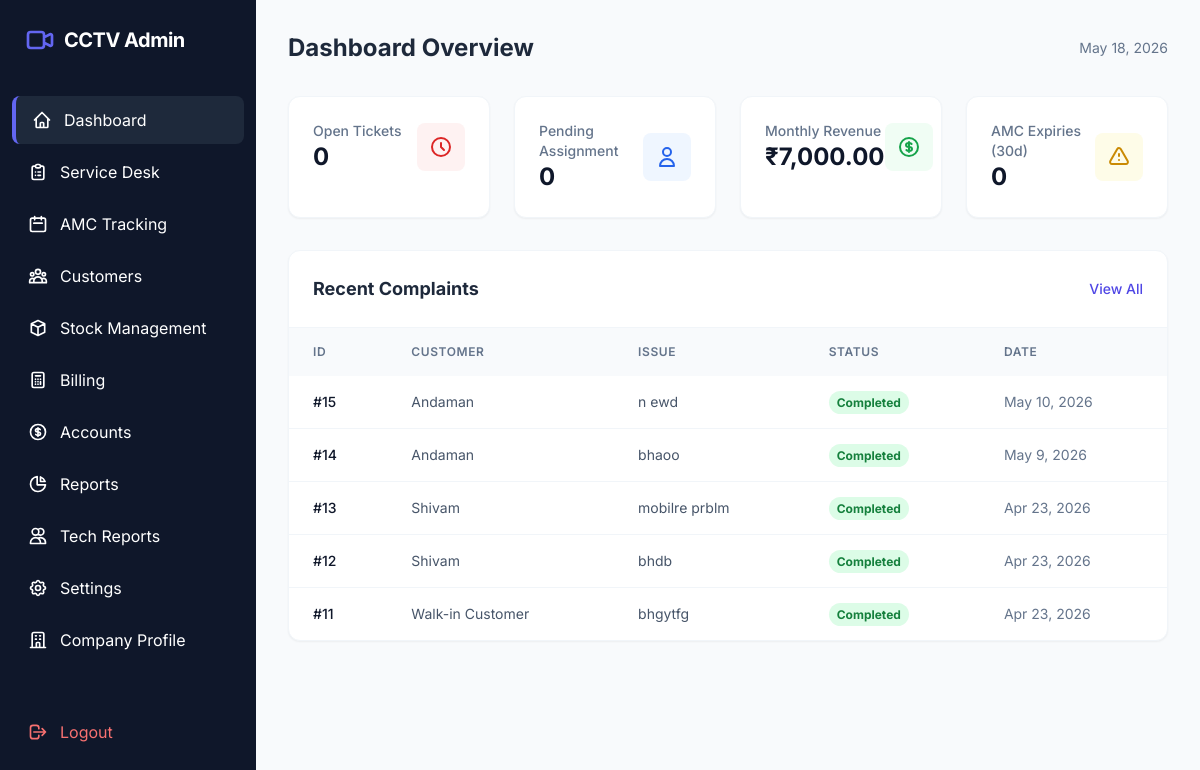
/admin/index.php (signed in), run on an earlier commit of the app's database.
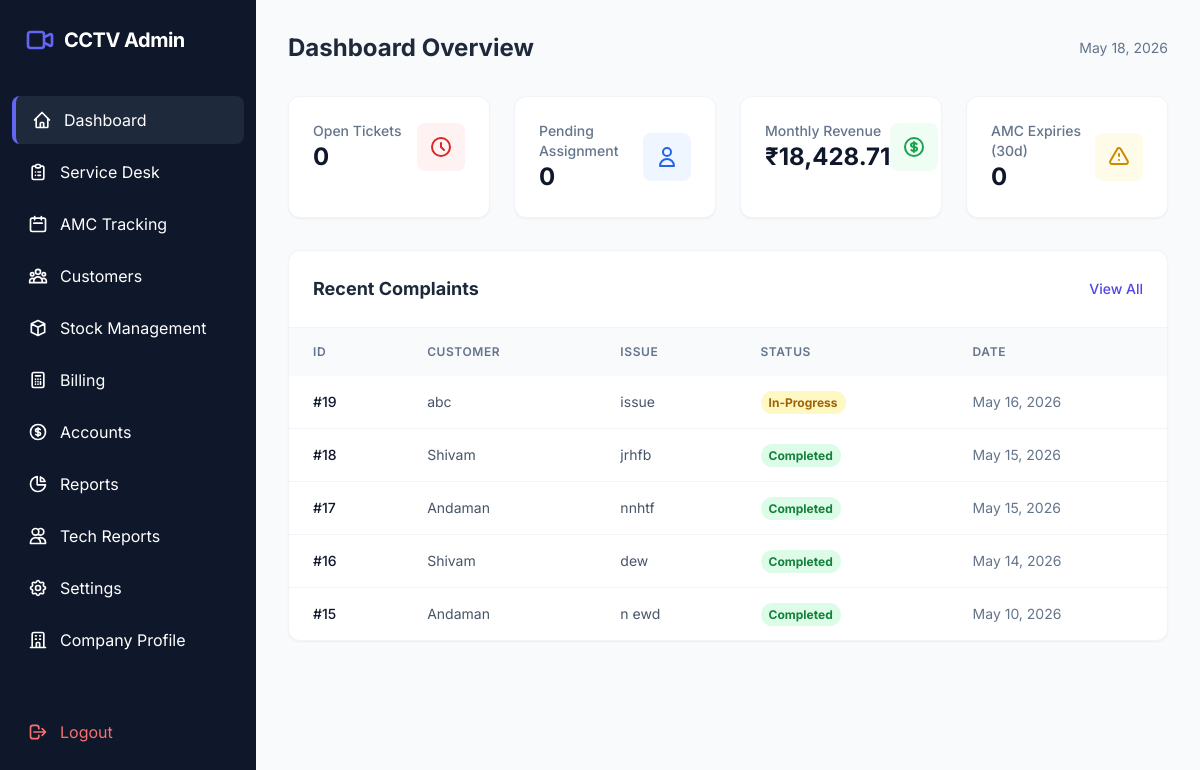
And on a later commit of the database.
### tables this page shows
CREATE TABLE `complaints` (
  `id` int(11) NOT NULL,
  `customer_id` int(11) DEFAULT NULL,
  `assigned_tech_id` int(11) DEFAULT NULL,
  `issue_description` text NOT NULL,
  `priority` enum('Low','Medium','High') DEFAULT 'Medium',
  `status` enum('Open','Assigned','In-Progress','Completed','Closed') DEFAULT 'Open',
  `tech_remarks` text DEFAULT NULL,
  `parts_consumed` longtext DEFAULT NULL COMMENT 'Stores array of {product_id, qty, price}' CHECK (json_valid(`parts_consumed`)),
  `photo_before` varchar(255) DEFAULT NULL,
  `photo_after` varchar(255) DEFAULT NULL,
  `created_at` timestamp NOT NULL DEFAULT current_timestamp(),
  `assigned_at` datetime DEFAULT NULL,
  `started_at` datetime DEFAULT NULL,
  `completed_at` datetime DEFAULT NULL
);

CREATE TABLE `customers` (
  `id` int(11) NOT NULL,
  `customer_name` varchar(150) NOT NULL,
  `phone` varchar(15) NOT NULL,
  `address` text NOT NULL,
  `due_amount` decimal(10,2) DEFAULT 0.00,
  `gst_number` varchar(20) DEFAULT NULL,
  `has_active_amc` tinyint(1) DEFAULT 0,
  `created_at` timestamp NOT NULL DEFAULT current_timestamp()
);

### admin/index.php (the view, shortened to what the changed rows need)
<?php
require_once '../includes/db_connect.php';
require_once '../includes/header.php';
try {
    $revenue = $pdo->query("SELECT SUM(grand_total) FROM invoices WHERE payment_status = 'Paid' AND MONTH(created_at) = MONTH(CURRENT_DATE()) AND YEAR(created_at) = YEAR(CURRENT_DATE())")->fetchColumn() ?? 0;
    $stmt = $pdo->query("SELECT c.*, cust.customer_name FROM complaints c JOIN customers cust ON c.customer_id = cust.id ORDER BY c.created_at DESC LIMIT 5");
    $recentComplaints = $stmt->fetchAll();
} catch (PDOException $e) {
    echo "Error: " . $e->getMessage();
}
?>
<div class="space-y-8">
    <div class="flex items-center justify-between">
        <h2 class="text-2xl font-bold text-slate-800">Dashboard Overview</h2>
    </div>
    <div class="grid grid-cols-1 md:grid-cols-2 lg:grid-cols-4 gap-6">
        <div class="bg-white p-6 rounded-xl shadow-sm border border-slate-100">
            <div class="flex items-center justify-between">
                <div>
                    <p class="text-sm font-medium text-slate-500">Monthly Revenue</p>
                    <p class="text-2xl font-bold text-slate-900">₹<?php echo number_format($revenue, 2); ?></p>
                </div>
            </div>
        </div>
    </div>
    <div class="bg-white rounded-xl shadow-sm border border-slate-100">
        <div class="overflow-x-auto">
            <table class="w-full text-left">
                <thead>
                    <tr class="bg-slate-50 text-slate-500 text-xs uppercase tracking-wider">
                        <th class="px-6 py-4 font-semibold">ID</th>
                        <th class="px-6 py-4 font-semibold">Customer</th>
                        <th class="px-6 py-4 font-semibold">Issue</th>
                        <th class="px-6 py-4 font-semibold">Status</th>
                        <th class="px-6 py-4 font-semibold">Date</th>
                    </tr>
                </thead>
                <tbody class="divide-y divide-slate-100">
                    <?php if (empty($recentComplaints)): ?>
                        <tr><td colspan="5" class="px-6 py-8 text-center text-slate-400">No recent complaints found.</td></tr>
                    <?php else: ?>
                        <?php foreach ($recentComplaints as $complaint): ?>
                        <tr class="hover:bg-slate-50 transition">
                            <td class="px-6 py-4 text-sm font-medium text-slate-900">#<?php echo $complaint['id']; ?></td>
                            <td class="px-6 py-4 text-sm text-slate-600"><?php echo htmlspecialchars($complaint['customer_name']); ?></td>
                            <td class="px-6 py-4 text-sm text-slate-600 truncate max-w-xs"><?php echo htmlspecialchars($complaint['issue_description']); ?></td>
                            <td class="px-6 py-4 text-sm">
                                <?php
                                    $statusClasses = [
                                        'Open' => 'bg-red-100 text-red-700',
                                        'Assigned' => 'bg-blue-100 text-blue-700',
                                        'In-Progress' => 'bg-yellow-100 text-yellow-700',
                                        'Completed' => 'bg-green-100 text-green-700',
                                        'Closed' => 'bg-slate-100 text-slate-700',
                                    ];
                                    $class = $statusClasses[$complaint['status']] ?? 'bg-slate-100 text-slate-700';
                                ?>
                                <span class="px-2 py-1 rounded-full text-xs font-bold <?php echo $class; ?>">
                                    <?php echo $complaint['status']; ?>
                                </span>
                            </td>
                            <td class="px-6 py-4 text-sm text-slate-500"><?php echo date('M j, Y', strtotime($complaint['created_at'])); ?></td>
                        </tr>
                        <?php endforeach; ?>
                    <?php endif; ?>
                </tbody>
            </table>
        </div>
    </div>
</div>
<?php require_once '../includes/footer.php'; ?>

What changed in the data, as far as the page shows it:
no longer on this page (row unchanged): complaints: id "14", customer.customer_name "Andaman", issue_description "bhaoo", status "Completed", created_at "May 9, 2026"
no longer on this page (row unchanged): complaints: id "13", customer.customer_name "Shivam", issue_description "mobilre prblm", status "Completed", created_at "Apr 23, 2026"
no longer on this page (row unchanged): complaints: id "12", customer.customer_name "Shivam", issue_description "bhdb", status "Completed", created_at "Apr 23, 2026"
no longer on this page (row unchanged): complaints: id "11", customer.customer_name "Walk-in Customer", issue_description "bhgytfg", status "Completed", created_at "Apr 23, 2026"
added complaints: id "19", customer.customer_name "abc", issue_description "issue", status "In-Progress", created_at "May 16, 2026"
added complaints: id "18", customer.customer_name "Shivam", issue_description "jrhfb", status "Completed", created_at "May 15, 2026"
added complaints: id "17", customer.customer_name "Andaman", issue_description "nnhtf", status "Completed", created_at "May 15, 2026"
added complaints: id "16", customer.customer_name "Shivam", issue_description "dew", status "Completed", created_at "May 14, 2026"
Also different on the page:
$revenue: "7,000.00" → "18,428.71"
